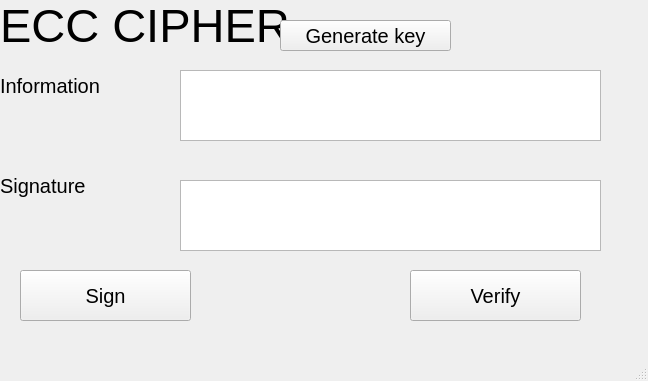
<?xml version="1.0" encoding="UTF-8"?>
<ui version="4.0">
 <class>MainWindow</class>
 <widget class="QMainWindow" name="MainWindow">
  <property name="geometry">
   <rect>
    <x>0</x>
    <y>0</y>
    <width>648</width>
    <height>381</height>
   </rect>
  </property>
  <property name="windowTitle">
   <string>MainWindow</string>
  </property>
  <widget class="QWidget" name="centralwidget">
   <widget class="QLabel" name="label">
    <property name="geometry">
     <rect>
      <x>0</x>
      <y>0</y>
      <width>291</width>
      <height>51</height>
     </rect>
    </property>
    <property name="font">
     <font>
      <pointsize>35</pointsize>
     </font>
    </property>
    <property name="text">
     <string>ECC CIPHER</string>
    </property>
   </widget>
   <widget class="QLabel" name="label_2">
    <property name="geometry">
     <rect>
      <x>0</x>
      <y>70</y>
      <width>141</width>
      <height>31</height>
     </rect>
    </property>
    <property name="font">
     <font>
      <pointsize>15</pointsize>
     </font>
    </property>
    <property name="text">
     <string>Information</string>
    </property>
   </widget>
   <widget class="QLabel" name="label_3">
    <property name="geometry">
     <rect>
      <x>0</x>
      <y>170</y>
      <width>141</width>
      <height>31</height>
     </rect>
    </property>
    <property name="font">
     <font>
      <pointsize>15</pointsize>
     </font>
    </property>
    <property name="text">
     <string>Signature</string>
    </property>
   </widget>
   <widget class="QPlainTextEdit" name="txt_info">
    <property name="geometry">
     <rect>
      <x>180</x>
      <y>70</y>
      <width>421</width>
      <height>71</height>
     </rect>
    </property>
   </widget>
   <widget class="QPlainTextEdit" name="txt_sign">
    <property name="geometry">
     <rect>
      <x>180</x>
      <y>180</y>
      <width>421</width>
      <height>71</height>
     </rect>
    </property>
   </widget>
   <widget class="QPushButton" name="btn_gen_key">
    <property name="geometry">
     <rect>
      <x>280</x>
      <y>20</y>
      <width>171</width>
      <height>31</height>
     </rect>
    </property>
    <property name="font">
     <font>
      <pointsize>15</pointsize>
     </font>
    </property>
    <property name="text">
     <string>Generate key</string>
    </property>
   </widget>
   <widget class="QPushButton" name="btn_sign">
    <property name="geometry">
     <rect>
      <x>20</x>
      <y>270</y>
      <width>171</width>
      <height>51</height>
     </rect>
    </property>
    <property name="font">
     <font>
      <pointsize>15</pointsize>
     </font>
    </property>
    <property name="text">
     <string>Sign</string>
    </property>
   </widget>
   <widget class="QPushButton" name="btn_verify">
    <property name="geometry">
     <rect>
      <x>410</x>
      <y>270</y>
      <width>171</width>
      <height>51</height>
     </rect>
    </property>
    <property name="font">
     <font>
      <pointsize>15</pointsize>
     </font>
    </property>
    <property name="text">
     <string>Verify</string>
    </property>
   </widget>
  </widget>
  <widget class="QMenuBar" name="menubar">
   <property name="geometry">
    <rect>
     <x>0</x>
     <y>0</y>
     <width>648</width>
     <height>21</height>
    </rect>
   </property>
  </widget>
  <widget class="QStatusBar" name="statusbar"/>
 </widget>
 <resources/>
 <connections/>
</ui>
